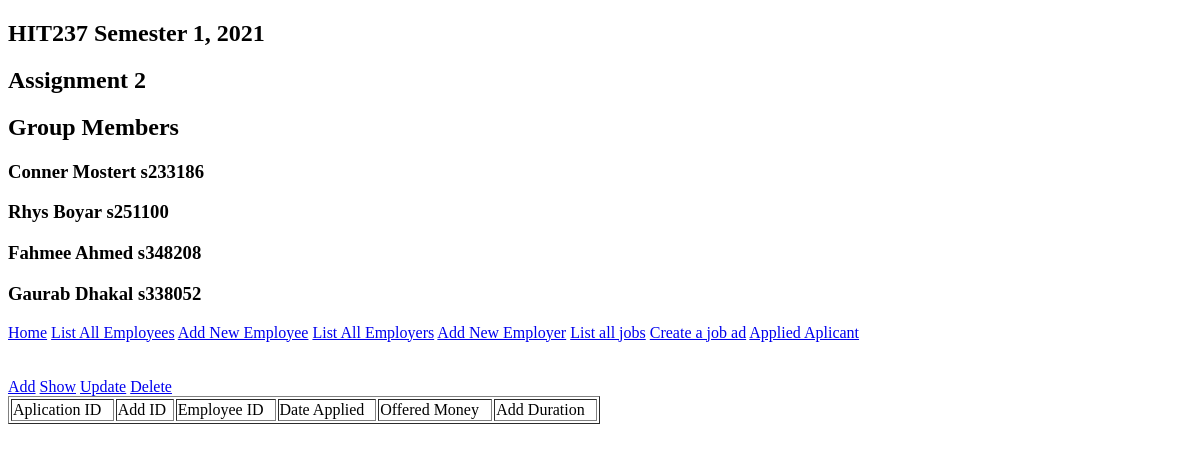
The page /SearchApplied/ on the database as committed earlier.
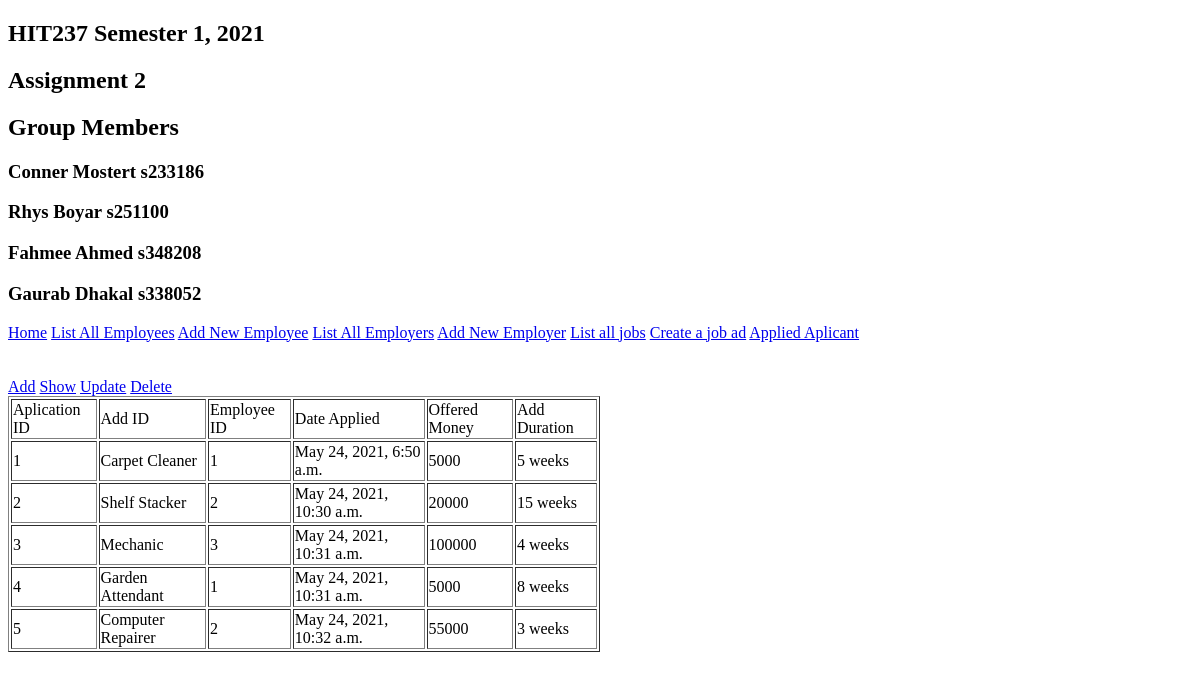
The same page on the database as committed later.
### group_assign_app/models.py (models this page shows, shortened)
class AppliedApplicants(models.Model):
	appliedId = models.AutoField( auto_created = True, primary_key=True, unique=True,)
	Employee_Id = models.ForeignKey(Employee,on_delete=models.CASCADE,)
	ad_ID = models.ForeignKey(jobAd,on_delete=models.CASCADE,)
	dateApplied = models.DateTimeField(auto_now_add=True,)
	moneyOffered = models.DecimalField(max_digits=7,decimal_places=0,default=0,)
	Add_duration = models.DecimalField(max_digits = 7,decimal_places=0,default=0, help_text="Duration in Weeks")

class jobAd(models.Model):
	jobId = models.AutoField( auto_created = True, primary_key=True, unique=True, help_text="Primary key for table")
	employer = models.ForeignKey(Employer, to_field='emplo_comname', null=True, on_delete=models.CASCADE, help_text="Foreign key to Employer table")
	jobTitle = models.CharField(max_length=100, help_text="Job Title")
	jobDescription = models.CharField(max_length=400, help_text="Job Description")
	dateAdded = models.DateTimeField(auto_now_add=True, help_text="Date added to site")
	salary = models.IntegerField(null = True, help_text="Offered salary for the job")
	def __str__(self):
		return str(self.jobTitle)

class Employee(models.Model):
	emp_id = models.AutoField( auto_created = True, primary_key=True, unique=True, help_text="Primary key for table")
	emp_fname = models.CharField(max_length=100, help_text="First Name")
	emp_lastname = models.CharField(max_length=100, help_text="Last Name")
	emp_qualification = models.CharField(max_length = 200, help_text = 'Qualification')
	emp_expectedsalary = models.CharField(max_length = 100, help_text = 'Expected Salary')
	emp_contact_no = models.CharField(max_length=10, help_text="Contact number")
	emp_email = models.CharField(max_length=100, help_text="Email Address")
	def __str__(self):
		return str(self.emp_id)

### group_assign_app/views.py (the view)
# urls.py: re_path(r'^SearchApplied/?$',views.Search_Applied_Aplicant,name='Searchapplied'),
def Search_Applied_Aplicant(request):
    Apps = AppliedApplicants.objects.all()
    formtype=3
    return render(request,'group_assign_app/AppliedAplicants.html',{'Apps' : Apps, 'formtype': formtype })

### group_assign_app/templates/group_assign_app/AppliedAplicants.html (shortened to what this page needs)
{% extends "group_assign_app/base.html"%}
{% block AppliedAplicants %}
<body>
    <br><br>
    <a href="{% url 'AppliedAplicants' %}">Add</a>
	<a href="{% url 'Searchapplied' %}">Show</a>
	<a href="{% url 'AppliedAplicants4' %}">Update</a>
	<a href="{% url 'AppliedAplicants4' %}">Delete</a>
    {%if formtype == 3 %}
    <table border="1" style="width:50%">
		<tr>
			<td>Aplication ID</td>
			<td>Add ID</td>
			<td>Employee ID</td>
			<td>Date Applied</td>
			<td>Offered Money</td>
			<td>Add Duration</td>
		</tr>
			{% for app in Apps %}
		<tr>
			<td>{{app.appliedId}}</td>
			<td>{{app.ad_ID}}</td>
			<td>{{app.Employee_Id}}</td>
			<td>{{app.dateApplied}}</td>
      		<td>{{app.moneyOffered}}</td>
			<td>{{app.Add_duration}} weeks</td>
		</tr>
			{% endfor %}
    {% endif %}
</body>
{% endblock %}

### group_assign_app/templates/group_assign_app/base.html (shortened to what this page needs)
{% load static %}
<!DOCTYPE html>
<html lang="en" dir="ltr">
  <head>
    <link rel="stylesheet" type="text/css" href="{% static 'css/style.css' %}">
</head>
  <body>
    <h2>HIT237 Semester 1, 2021</h2>
    <h2>Assignment 2</h2>
    <h2>Group Members</h2>
    <h3>Conner Mostert s233186</h3>
    <h3>Rhys Boyar s251100</h3>
    <h3>Fahmee Ahmed s348208</h3>
    <h3>Gaurab Dhakal s338052</h3>
    <nav>
      <a href="{% url 'home'%}">Home</a>
      <a href="{% url 'ShowEmployee' %}">List All Employees</a>
      <a href="{% url 'loadEmployee' %}">Add New Employee</a>
      <a href="{% url 'ShowEmployer' %}">List All Employers</a>
      <a href="{% url 'loadEmployer' %}">Add New Employer</a>
      <a href="{% url 'listJobs' %}">List all jobs</a>
      <a href="{% url 'jobs' %}">Create a job ad</a>
      <a href="{% url 'AppliedAplicants' %}">Applied Aplicant</a>
    </nav>
    {% block AppliedAplicants %}{% endblock %}
  </body>
</html>

Rows that differ between the two databases and show on the page:
added AppliedApplicants: appliedId "1", ad_ID "Carpet Cleaner", Employee_Id "1", dateApplied "May 24, 2021, 6:50 a.m.", moneyOffered "5000", Add_duration "5"
added AppliedApplicants: appliedId "2", ad_ID "Shelf Stacker", Employee_Id "2", dateApplied "May 24, 2021, 10:30 a.m.", moneyOffered "20000", Add_duration "15"
added AppliedApplicants: appliedId "3", ad_ID "Mechanic", Employee_Id "3", dateApplied "May 24, 2021, 10:31 a.m.", moneyOffered "100000", Add_duration "4"
added AppliedApplicants: appliedId "4", ad_ID "Garden Attendant", Employee_Id "1", dateApplied "May 24, 2021, 10:31 a.m.", moneyOffered "5000", Add_duration "8"
added AppliedApplicants: appliedId "5", ad_ID "Computer Repairer", Employee_Id "2", dateApplied "May 24, 2021, 10:32 a.m.", moneyOffered "55000", Add_duration "3"
